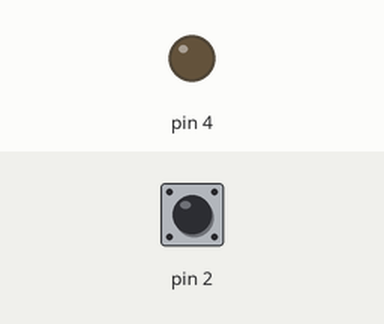
This sketch was run on a simulated Arduino Uno, built with avr-gcc and run on an emulated ATmega328P. Parts: output pins drawn as LEDs (lit = HIGH). Inputs (shaded band) come from the test bench; at power-on: pin 2 HIGH.

Above: at 1.2 s.
1.3 s: pin 2 pulled LOW for 0.15 s
At 1.37 s:
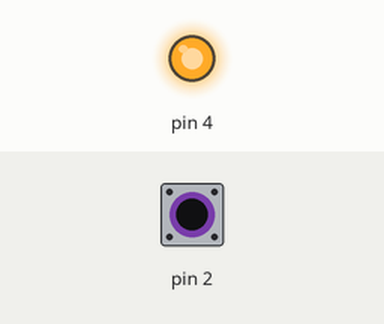
2.9 s: pin 2 pulled LOW for 3.2 s
At 6.5 s:
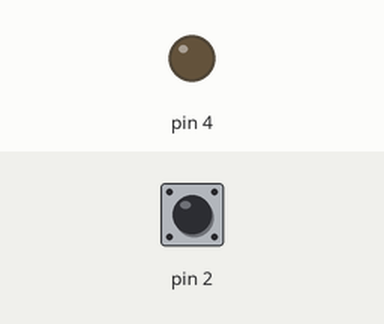
Timing chart, 0 to 8.0 s (numbered marks = the images above; inputs shaded):
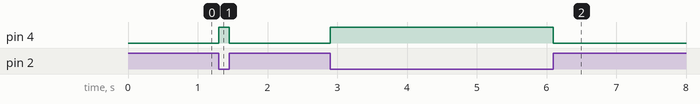

The sketch:

test_button_and_mosfet.ino
```cpp
void setup() {
  // put your setup code here, to run once:
  pinMode(2, INPUT_PULLUP);
  pinMode(4, OUTPUT);
  digitalWrite(4, LOW);
}

void loop() {
  int sensorVal = digitalRead(2);
  if (sensorVal == HIGH) {
    digitalWrite(4, LOW);
  } else {
    digitalWrite(4, HIGH);
  }

}
```

Measured:
- after the input at 1.3 s, pin 4: LOW → HIGH at once, → LOW 0.15 s later
- after the input at 2.9 s, pin 4: LOW → HIGH at once, → LOW 3.2 s later
